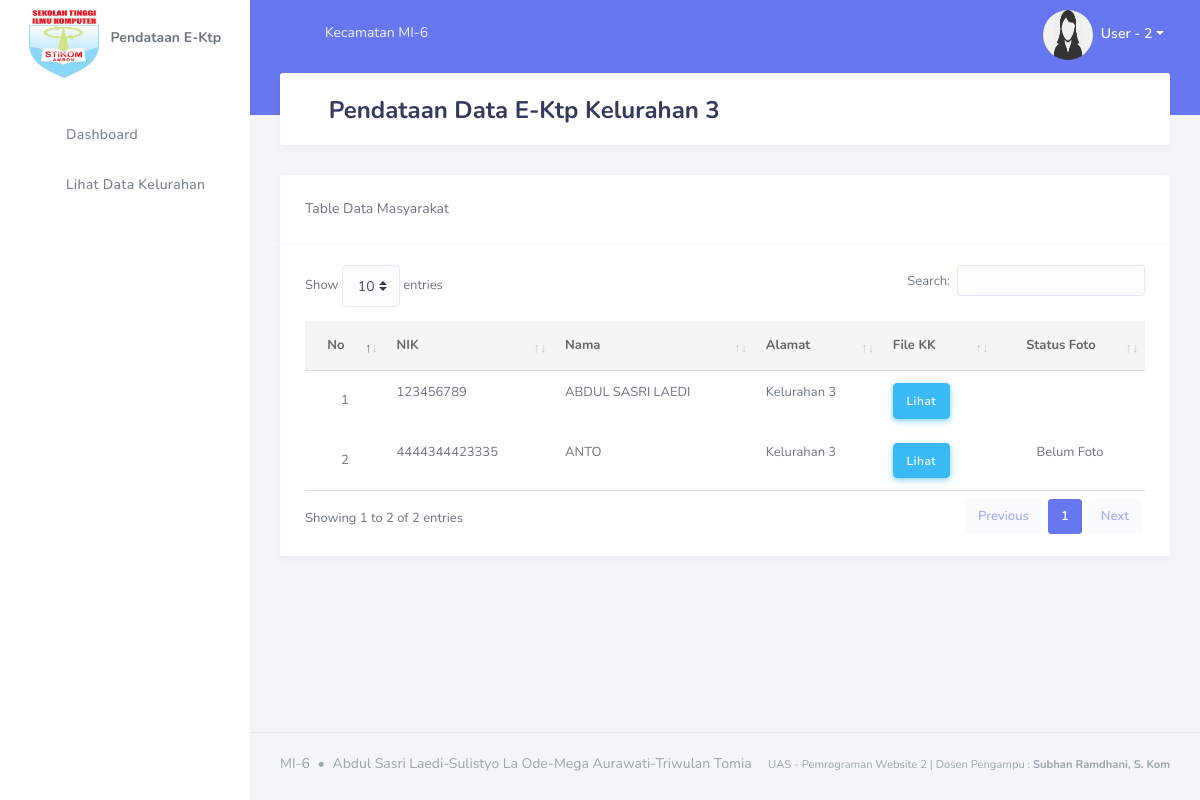
The page /index.php?page=kel-3 (signed in) on the database its author committed.
### tables this page shows
CREATE TABLE `masyarakat` (
  `id` int(11) NOT NULL,
  `nik` varchar(255) NOT NULL,
  `nama` varchar(255) NOT NULL,
  `kelurahan` varchar(255) NOT NULL,
  `file_kk` varchar(255) NOT NULL,
  `status` varchar(255) NOT NULL
);

### page/data-ektp-kelurahan/kel-3.php (the view, shortened to what this page needs)
<div class="section-header">
  <h1><i class="fas fa-id-card mr-2" style="font-size: 20pt;"></i>Pendataan Data E-Ktp Kelurahan 3</h1>
</div>
<div class="card">
  <div class="row">
    <div class="card-header">
       <div class="col-sm-6">
          Table Data Masyarakat
       </div>
    </div>
  </div>
  <div class="card-body">
      <div class="table-responsive">
        <table class="table" id="dataTable">
          <thead>
              <tr>
                  <th style="text-align: center; vertical-align: middle;">No</th>
                  <th>NIK</th>
                  <th>Nama</th>
                  <th>Alamat</th>
                  <th>File KK</th>
                  <th style="text-align:center;">Status Foto</th>
              </tr>
          </thead>
          <tbody>
            <?php $dataEktp = mysqli_query($con, "SELECT * FROM masyarakat WHERE kelurahan = 'Kelurahan 3' ORDER BY nama"); ?>
            <?php $no=1; ?>
            <?php foreach ($dataEktp as $data) : ?>
              <tr>
                  <td style="text-align: center; vertical-align: middle;"><?php echo $no; ?></td>
                  <td> <?php echo $data['nik']; ?> </td>
                  <td> <?php echo $data['nama']; ?> </td>
                  <td> <?php echo $data['kelurahan']; ?> </td>
                  <td>
                    <a href="assets/berkas kk/<?php echo $data['file_kk']; ?>" class="btn btn-info" target="blank">Lihat</a>
                  </td>
                  <?php if($data['status'] == '') : ?>
                    <td style="text-align: center;"> <?php echo "Belum Foto" ; ?> </td>
                  <?php else : ?>
                    <td style="text-align: center;"><i class="fas fa-check"></i></td>
                  <?php endif; ?>
              </tr>
            <?php $no++; ?>
            <?php endforeach; ?>
          </tbody>
        </table>
      </div>
  </div>
</div>

### rows shown on the page
masyarakat: nik "123456789", nama "ABDUL SASRI LAEDI", kelurahan "Kelurahan 3"
masyarakat: nik "4444344423335", nama "ANTO", kelurahan "Kelurahan 3", status "Belum Foto"

### other values the page prints
$_SESSION['nama'] "User - 2"
